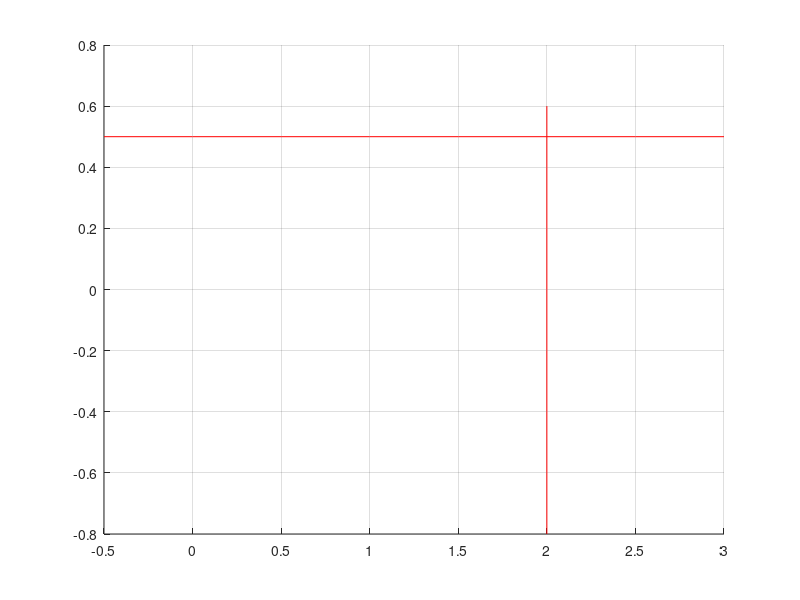

Reproduce this figure in MATLAB. (Note: this script raises an error after producing the figure.)
max = 6;
figure
hold on
plot(-0.5:0.5:3,0.5*ones(1,8),'r')
plot(2*ones(1,8),-0.8:0.2:0.6,'r')
xlim([-.5 3]);
grid on
color = cool(max+1);
n = 1;
for th = 0:pi/max:pi
    curve = cubicSpiral.planTrajectory(2,0.5,th,1);
    plot(curve.poseArray(1,:),curve.poseArray(2,:),'Color',color(n,:));
    n = n+1;
end